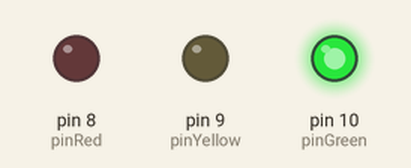
Bench run of a sketch on a simulated Arduino Uno, built with avr-gcc and run on an emulated ATmega328P. Shown: output pins drawn as LEDs (lit = HIGH).

Above: at 15.0 s.
At 40.0 s:
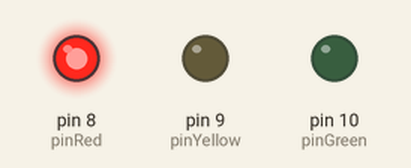
At 52.5 s:
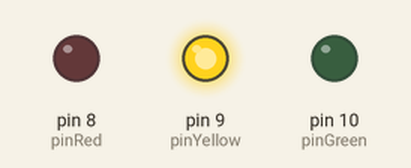
Timing chart, 0 to 71.5 s (numbered marks = the images above):
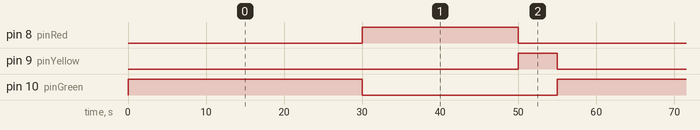

Measured:
- by itself, pin 8 (pinRed): alternates HIGH for 20.0 s and LOW for 35.0 s
- by itself, pin 9 (pinYellow): alternates HIGH for 5.0 s and LOW for 50.0 s
- by itself, pin 10 (pinGreen): alternates HIGH for 30.0 s and LOW for 25.0 s

The sketch:

Week6_Thuchanh1_Bai2.ino
```cpp
#define pinRed 8
#define pinYellow 9
#define pinGreen 10

void setup() {
  pinMode(pinRed,     OUTPUT);
  pinMode(pinYellow,  OUTPUT);
  pinMode(pinGreen,   OUTPUT);
}

void blink(int pin, int time){
  digitalWrite(pin, 1);
  delay(time);
  digitalWrite(pin, 0);
}

void loop() {
  blink(pinGreen, 30000);
  blink(pinRed, 20000);
  blink(pinYellow, 5000);
}
```
